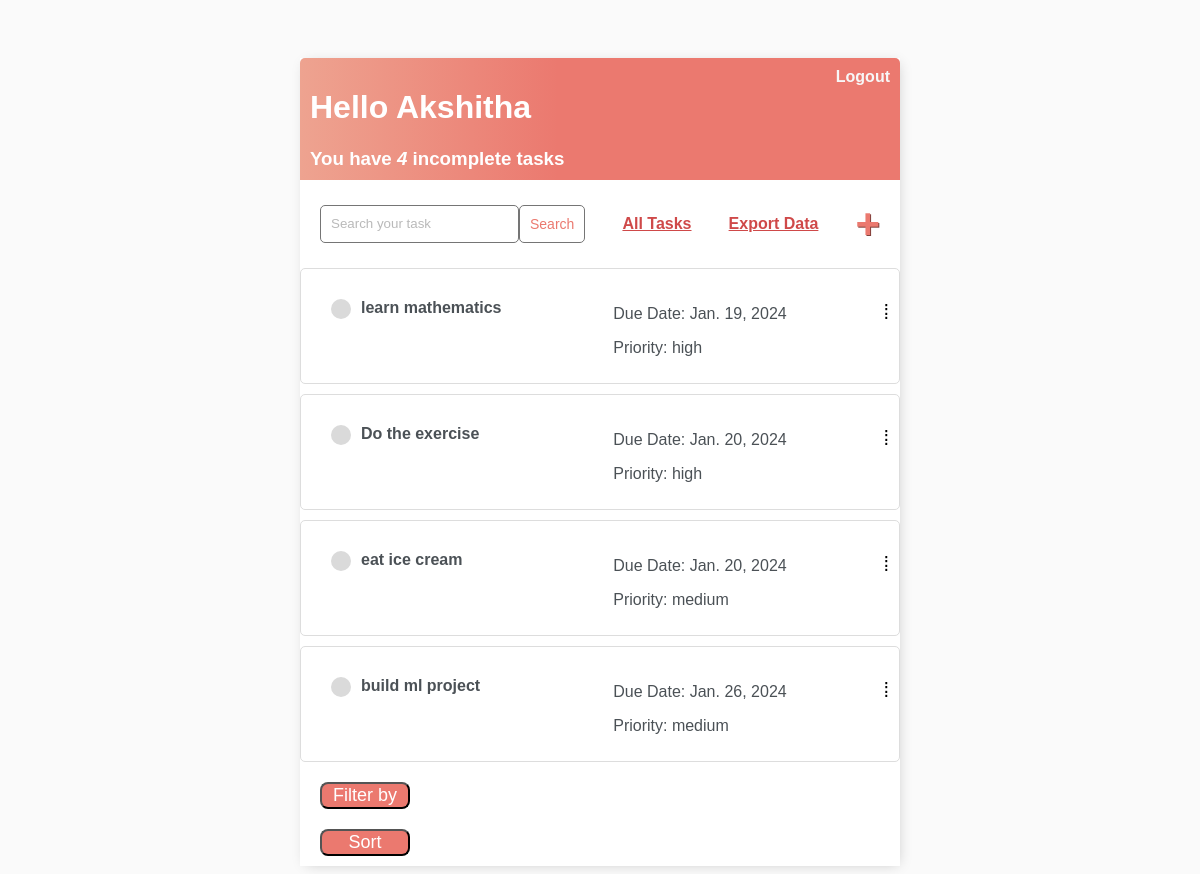
The app's page / (signed in) with its own data.
### base/models.py (models this page shows, shortened)
class Task(models.Model):
    user = models.ForeignKey(
        User, on_delete=models.CASCADE, null=True, blank=True)
    title = models.CharField(max_length=200)
    description = models.TextField(null=True, blank=True)
    complete = models.BooleanField(default=False)
    created = models.DateTimeField(auto_now_add=True)
    due_date = models.DateField(null=True, blank=True)
    category = models.CharField(max_length=255, choices=[('work', 'Work'), ('personal', 'Personal'), ('other', 'Other')])
    PRIORITY_CHOICES = [
        ('high', 'High'),
        ('medium', 'Medium'),
        ('low', 'Low'),
    ]
    priority = models.CharField(max_length=10, choices=PRIORITY_CHOICES, default='medium')
    def __str__(self):
        return self.title
    class Meta:
        order_with_respect_to = 'user'

### base/views.py (the view)
# urls.py: path('', TaskList.as_view(), name='tasks'),
class TaskList(LoginRequiredMixin, ListView):
    model = Task
    context_object_name = 'tasks'
    template_name = 'base/task_list.html'
    def get_queryset(self):
        category_filter = self.request.GET.get('category', '')
        queryset = Task.objects.filter(user=self.request.user)
        if category_filter:
            queryset = queryset.filter(category=category_filter)
        queryset = queryset.annotate(
            days_until_due=F('due_date') - date.today()
        ).order_by(
            'days_until_due',
            'priority'
        )
        return queryset
    def task_list(request):
        user = request.user
        search_input = request.GET.get('search-area', '')
        category_filter = request.GET.get('category', '')
        priority_filter = request.GET.get('priority', '')
        print(f"User: {user}")
        print(f"Category Filter: {category_filter}")
        print(f"Priority Filter: {priority_filter}")
        print(f"Filtered Tasks: {tasks}")
        context = {
            'tasks': tasks,
            'search_input': search_input,
        }
        return render(request, 'your_app/task_list.html', context)
    def get_context_data(self, **kwargs):
        context = super().get_context_data(**kwargs)
        context['tasks'] = context['tasks'].filter(user=self.request.user)
        context['count'] = context['tasks'].filter(complete=False).count()
        context['selected_category'] = self.request.GET.get('category', '')
        search_input = self.request.GET.get('search-area') or ''
        if search_input:
            context['tasks'] = context['tasks'].filter(
                title__contains=search_input)
        context['search_input'] = search_input
        return context

### base/templates/base/task_list.html (shortened to what this page needs)
{% extends 'base/main.html' %}
{% block content %}
<div class="header-bar">
    <div>
        <h1>Hello {{ request.user|title }}</h1>
        <h3 style="margin: 0">You have <i>{{ count }}</i> incomplete task{{ count|pluralize:"s" }}</h3>
    </div>
    {% if request.user.is_authenticated %}
    <a href="{% url 'logout' %}">Logout</a>
    {% else %}
    <a href="{% url 'login' %}">Login</a>
    {% endif %}
</div>
<div id="search-add-wrapper">
    <form method="GET" style="display: flex;">
        <input type='text' name='search-area' placeholder="Search your task" value="{{ search_input }}">
        <input class="button" type="submit" value='Search'>
    </form>
    <a id="all-tasks-link" href="{% url 'tasks' %}">All Tasks</a>
    {% if tasks|length > 0 %}
    <div>
        <a id="export-data" href="{% url 'export_data' %}" class="btn btn-primary">Export Data</a>
    </div>
    <a id="add-link" href="{% url 'task-create' %}">&#x2b;</a>
    {% endif %}
</div>
<div id="tasklist" class="task-items-wrapper">
    {% for task in tasks %}
    <div class="task-wrapper" data-category="{{ task.category }}" data-priority="{{ task.priority }}">
        <div class="task-title">
            {% if task.complete %}
            <div class="task-complete-icon"></div>
            <i><s><a href="{% url 'task-update' task.id %}">{{ task }}</a></s></i>
            {% else %}
            <div class="task-incomplete-icon"></div>
            <a href="{% url 'task-update' task.id %}">{{ task }}</a>
            {% endif %}
        </div>
        <div class="task-details">
            <p>Due Date: {{ task.due_date }}</p>
            <p>Priority: {{ task.priority }}</p>
        </div>
        <div class="task-controls">
            <span class="colon-icon">&#8286;</span>
        </div>
    </div>
    {% endfor %}
</div>
{% endblock content %}

### base/templates/base/main.html (shortened to what this page needs)
<!DOCTYPE html>
<html lang="en">
<head>
</head>
<body>
    <div class="container mt-4">
        {% block content %}
        {% endblock content %}
        {% if '/task/' not in request.path and '/task-create/' not in request.path and '/task-update/' not in request.path and '/task-delete/' not in request.path  %}
            <div class="row mt-4">
            <div class = "col">
            <div id="sort-by-wrapper">
                <button class="btn btn-primary" id="sort-by-button">Filter by</button>
            </div>
            </div>
        </div>
        {% endif %}
    {% if '/task/' not in request.path and '/task-create/' not in request.path and '/task-update/' not in request.path and '/task-delete/' not in request.path and '/login/' not in request.path and '/logout/' not in request.path and '/register/' not in request.path %}
        <div class=" row mt-4">
            <div class = "col">
            <button class="btn btn-primary" id="sort-button" onclick="toggleSortOptions()">Sort</button>
        </div>
    </div>
        {% endif %}
</body>
</html>

### base/templates/base/main.html (style rules this page uses)
body { background-color: #FAFAFA; font-family: 'Nunito', sans-serif; padding-top: 50px; }
h1, h2, h3, h4, h5, h6 { font-family: 'Raleway', sans-serif; }
a, p { color: #4b5156 }
a { font-weight: 600; }
.container { max-width: 600px; margin: auto; background-color: #fff; -webkit-box-shadow: 2px 2px 13px -4px rgba(0, 0, 0, 0.21); box-shadow: 2px 2px 13px -4px rgba(0, 0, 0, 0.21); }
input { outline: none; border: none; }
.header-bar { display: flex; justify-content: space-between; color: #fff; padding: 10px; border-radius: 5px 5px 0 0; background: linear-gradient(90deg, #EEA390 0%, #EB796F 43%, #EB796F 100%); }
.header-bar a { color: rgb(247, 247, 247); text-decoration: none; }
.task-wrapper { display: flex; align-items: center; justify-content: space-between; background-color: #fff; border-top: 1px solid #dfe4ea; overflow: hidden; }
.task-title { display: flex; padding: 20px; }
.task-title a { text-decoration: none; color: #4b5156; margin-left: 10px; }
.task-incomplete-icon { height: 20px; width: 20px; background-color: rgb(218, 218, 218); border-radius: 50%; }
#add-link { color: #EB796F; text-decoration: none; font-size: 42px; text-shadow: 1px 1px #81413b; }
#search-add-wrapper { display: flex; justify-content: space-between; align-items: center; padding: 20px; }
input[type=text], input[type=password], textarea { border: 1px solid #757575; border-radius: 5px; padding: 10px; width: 90%; }
::placeholder { font-weight: 300; opacity: 0.5; }
.button { border: 1px solid #757575; background-color: #FFF; color: #EB796F; padding: 10px; font-size: 14px; border-radius: 5px; cursor: pointer; text-decoration: none; }
#sort-by-button { color: #ffffff; background-color: #EB796F; font-size: 18px; margin: 10px 12px 10px 20px; border-radius: 8px; width:90px; }
#sort-button { color: #ffffff; background-color: #EB796F; font-size: 18px; cursor:pointer; margin: 10px 12px 10px 20px; border-radius: 8px; width:90px; }
#all-tasks-link { font-weight:bold; color:#cf4949 }

### base/templates/base/task_list.html (style rules this page uses)
.task-wrapper { border: 1px solid #ddd; padding: 10px; margin-bottom: 10px; background-color: #fff; border-radius: 5px; position: relative; }
.task-controls { display: inline-block; margin-left: 8px; }
.colon-icon { cursor: pointer; font-size: 20px; }
#export-data { font-weight: bold; color: #cf4949 }
.task-wrapper { display: flex; align-items: baseline; padding: 10px; }
.task-title { flex: 1; min-width: 150px; }
.task-details { flex: 1; }

### records on screen
Task: title "learn mathematics", due_date "Jan. 19, 2024", priority "high"
Task: title "Do the exercise", due_date "Jan. 20, 2024", priority "high"
Task: title "eat ice cream", due_date "Jan. 20, 2024", priority "medium"
Task: title "build ml project", due_date "Jan. 26, 2024", priority "medium"

### other values on screen
{{ request.user|title }} "Akshitha"
{{ count }} "4"
